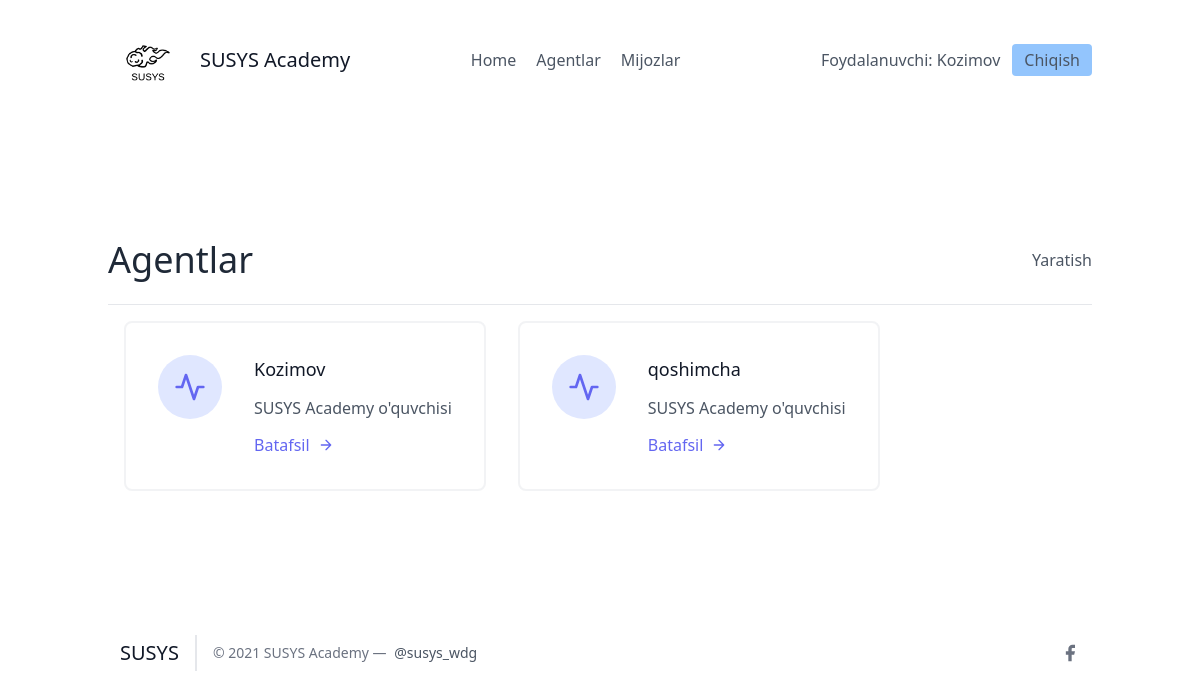
/agents/ (signed in), run on an earlier commit of the app's database.
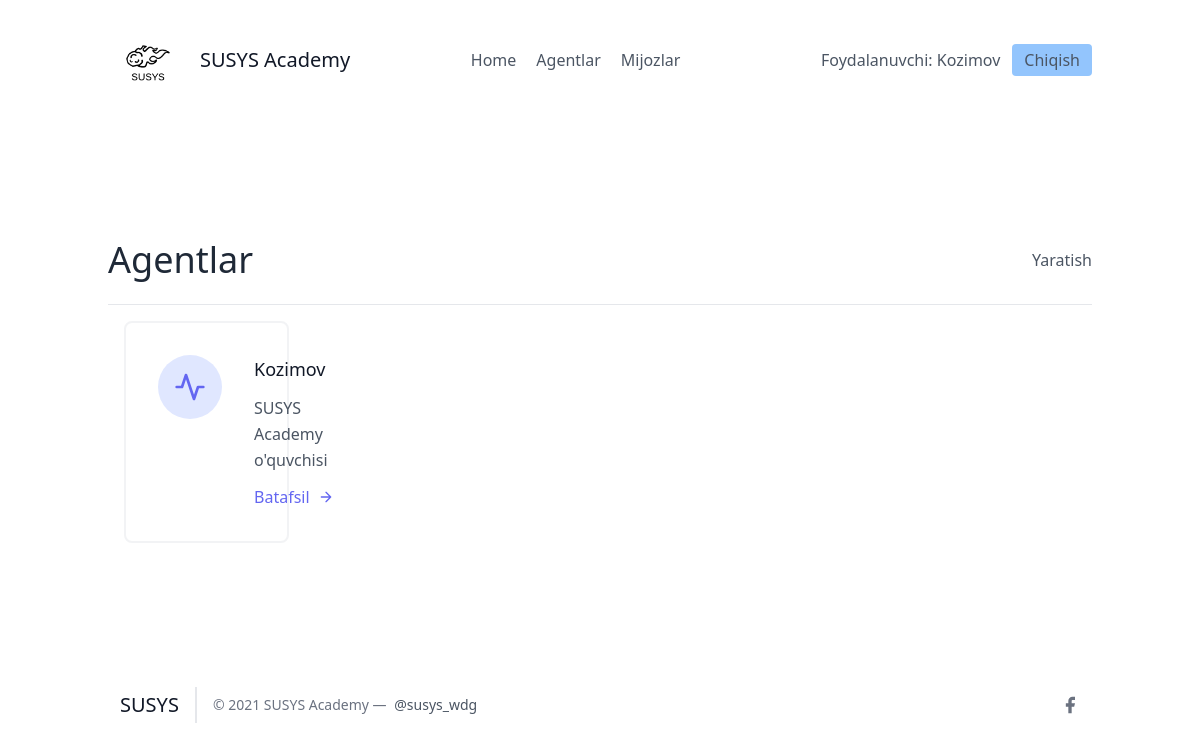
And on a later commit of the database.
### leads/models.py (models this page shows, shortened)
class Agent(models.Model):
    user = models.OneToOneField(User, on_delete=models.CASCADE)
    organisation = models.ForeignKey(UserProfile, on_delete=models.CASCADE)

class User(AbstractUser):
    pass

### agents/views.py (the view)
# urls.py: path('', AgentListView.as_view(), name="agent-list"),
class AgentListView(LoginRequiredMixin,generic.ListView):
    template_name = "agents/agents_lists.html"
    def get_queryset(self):
        return Agent.objects.all()

### agents/templates/agents/agents_lists.html (shortened to what this page needs)
{% extends 'base.html' %}
{% block content %}
<section class="text-gray-600 body-font">
  <div class="container px-5 py-24 mx-auto flex flex-wrap">
    <div class="w-full py-6 flex justify-between items-center border-b border-gray-200">
        <div>
            <h1 class="text-4xl text-gray-800">Agentlar</h1>
        </div>
        <div>
            <a class="y=text-gray-500 hover:text-blue-700" href="{% url 'agents:agent-create' %}">Yaratish</a>
        </div>
    </div>
    <div class="flex flex-wrap">
      {% for agent in object_list %}
      <div class="p-4 lg:w-1/2 md:w-full">
        <div class="flex border-2 rounded-lg border-gray-200 border-opacity-50 p-8 sm:flex-row flex-col">
          <div class="w-16 h-16 sm:mr-8 sm:mb-0 mb-4 inline-flex items-center justify-center rounded-full bg-indigo-100 text-indigo-500 flex-shrink-0">
            <svg fill="none" stroke="currentColor" stroke-linecap="round" stroke-linejoin="round" stroke-width="2" class="w-8 h-8" viewBox="0 0 24 24">
              <path d="M22 12h-4l-3 9L9 3l-3 9H2"></path>
            </svg>
          </div>
          <div class="flex-grow">
            <h2 class="text-gray-900 text-lg title-font font-medium mb-3">{{ agent.user.username }}</h2>
            <p class="leading-relaxed text-base">SUSYS Academy o'quvchisi</p>
            <a href="{% url 'agents:agent-detail' agent.pk %}" class="mt-3 text-indigo-500 inline-flex items-center">Batafsil
              <svg fill="none" stroke="currentColor" stroke-linecap="round" stroke-linejoin="round" stroke-width="2" class="w-4 h-4 ml-2" viewBox="0 0 24 24">
                <path d="M5 12h14M12 5l7 7-7 7"></path>
              </svg>
            </a>
          </div>
        </div>
      </div>
      {% endfor %}
    </div>
  </div>
</section>
{% endblock %}

What changed in the data, as far as the page shows it:
removed Agent: user.username "qoshimcha"
